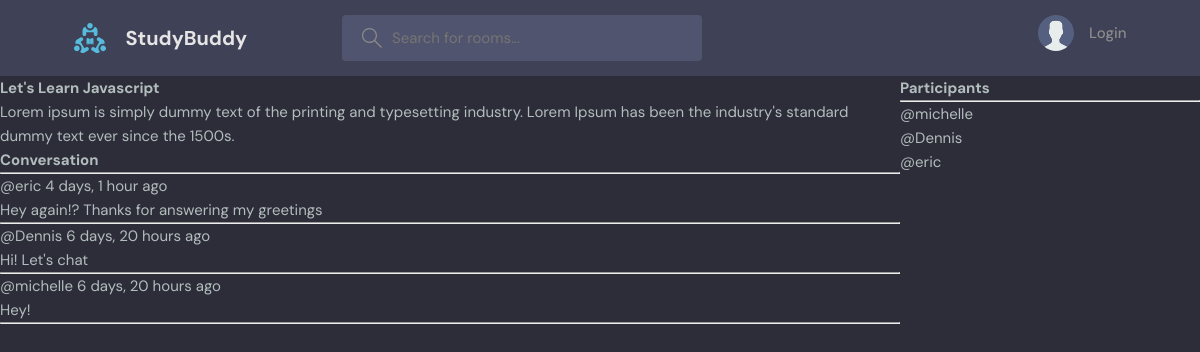
The page /room/1/ on the database its author committed.
### base/models.py (models this page shows, shortened)
class Room(models.Model):
    host = models.ForeignKey(User, on_delete=models.SET_NULL, null=True)
    topic = models.ForeignKey(Topic, on_delete=models.SET_NULL, null=True)
    name = models.CharField(max_length=200)
    description = models.TextField(null=True, blank=True)
    participants = models.ManyToManyField(User, related_name='participants', blank=True)
    updated = models.DateTimeField(auto_now=True)
    created = models.DateTimeField(auto_now_add=True)
    class Meta:
        ordering = ['-updated', '-created']

class Message(models.Model):
    user = models.ForeignKey(User, on_delete=models.CASCADE)
    room = models.ForeignKey(Room, on_delete=models.CASCADE)
    body = models.TextField()
    updated = models.DateTimeField(auto_now=True)
    created = models.DateTimeField(auto_now_add=True)
    class Meta:
        ordering = ['-updated', '-created']

### base/views.py (the view, shortened to what this page needs)
# urls.py: path('room/<str:pk>/', views.room, name="room"),
def room(request, pk):
    room = Room.objects.get(id=pk)
    room_messages = room.message_set.all().order_by('-created')
    participants = room.participants.all()
    context = {'room': room, 'room_messages': room_messages, 'participants': participants}
    return render(request, 'base/room.html', context)

### base/templates/base/room.html (shortened to what this page needs)
{% extends 'main.html' %}
{% block content %}
<div class="room-container">
    <div>
        <h1>{{room.name}}</h1>
        <p>{{room.description}}</p>
        <div class="comment-wrapper">
            <h3>Conversation</h3>
            <hr>
            {% for message in room_messages %}
                <div>
                    <small>@{{message.user}}   {{message.created|timesince}} ago</small>
                    <p>{{message.body}}</p>
                    <hr>
                </div>
            {% endfor %}
        </div>
    </div>
    <div>
        <h3>Participants</h3>
        <hr>
        {% for participant in participants %}
            <div>
                <p>@{{participant.username}}</p>
            </div>
        {% endfor %}
    </div>
</div>
{% endblock content %}

### static/styles/style.css (style rules this page uses)
:root { --color-main: #71c6dd; --color-main-light: #e1f6fb; --color-dark: #3f4156; --color-dark-medium: #51546e; --color-dark-light: #696d97; --color-light: #e5e5e5; --color-gray: #8b8b8b; --color-light-gray: #b2bdbd; --color-bg: #2d2d39; --color-success: #5dd693; --color-error: #fc4b0b; }
* { font-family: "DM Sans", -apple-system, BlinkMacSystemFont, "Segoe UI", Roboto, Oxygen, Ubuntu, Cantarell, "Open Sans", "Helvetica Neue", sans-serif; margin: 0; padding: 0; box-sizing: border-box; text-rendering: optimizeLegibility; font-size: inherit; }
html { font-size: 56.25%; }
@media only screen and (min-width: 1200px) { html { font-size: 62.5%; } }
body { line-height: 1.6; font-weight: 400; font-size: 1.5rem; color: var(--color-light-gray); background-color: var(--color-bg); min-height: 100vh; }

### base/templates/base/room.html (style rules this page uses)
.room-container { display: grid; grid-template-columns: 3fr 1fr; }

### rows shown on the page
Room: name "Let's Learn Javascript", description "Lorem ipsum is simply dummy text of the printing and typesetting industry. Lorem Ipsum has been the industry's standard dummy text ever since the 1500s."
Message: user "eric", created "4 days, 1 hour", body "Hey again!? Thanks for answering my greetings"
Message: user "Dennis", created "6 days, 20 hours", body "Hi! Let's chat"
Message: user "michelle", created "6 days, 20 hours", body "Hey!"

### other values the page prints
{{ participant.username }} "michelle"
{{ participant.username }} "Dennis"
{{ participant.username }} "eric"
